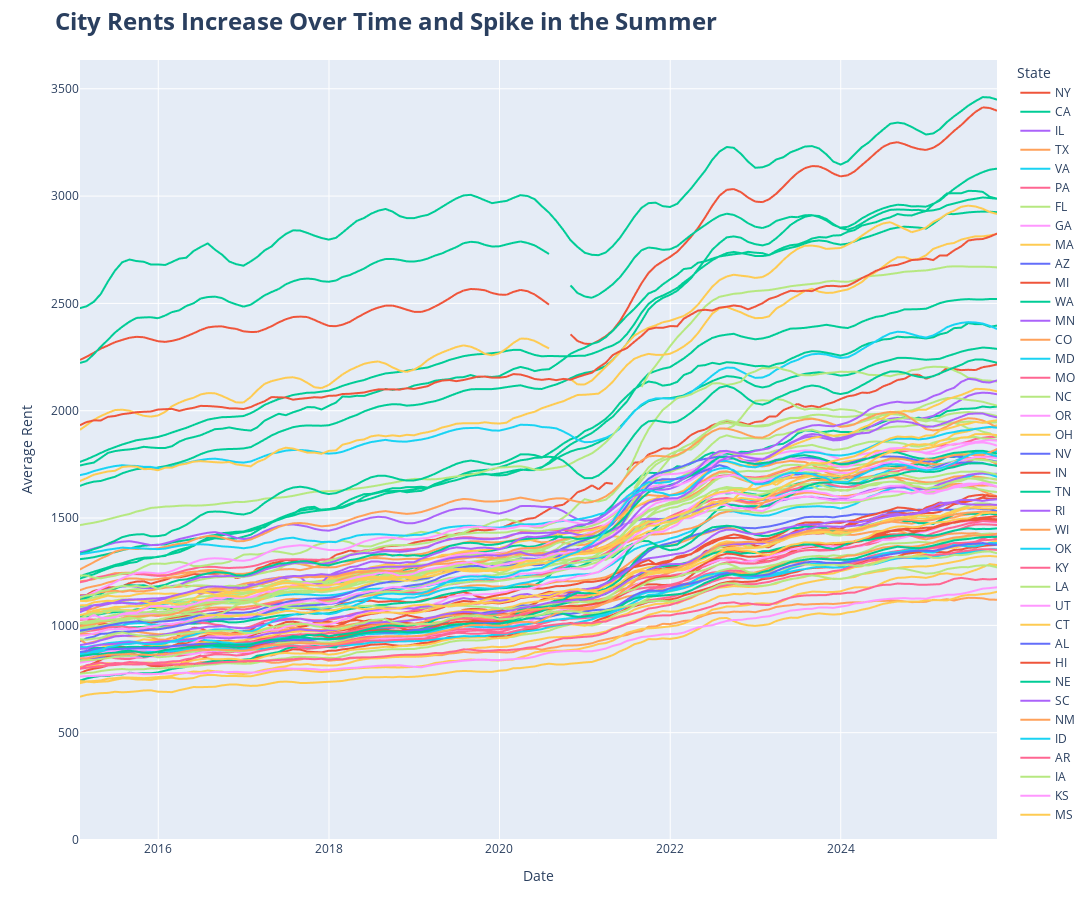

The cell this chart's notebook holds for it:
### Code cell
# https://plotly.com/python/line-charts/

max_y = melted_Homes['Value'].max() * 1.05
min_y = 0

fig = px.line(melted_Homes,
             x = 'Date',
             y = 'Value',
             color = 'StateName', # maybe change this later but cool to group together states
             hover_name = 'RegionName', # change hover to have cooler stuff later
             line_group = 'RegionName',
             # color_discrete_sequence = px.colors.qualitative.Set1,
             labels = {
                 'RegionName':'City',
                 'StateName':'State',
                 'Date':'Date',
                 'Value':'Average Rent'
             },
             width = 1400,
             height = 920,
             range_y = [min_y, max_y],
             # hover_data = {'Importance':False,
             #              'Value':True,
             #              'Question':False,
             #              'ShortQ':False}
)

fig.update_layout(
    title = {'text':"City Rents Increase Over Time and Spike in the Summer", 'xanchor':'left', 'font':{'size':24,'weight':'bold'}} # go back and change title this is just for now
)

fig.write_image("AllStatesRentTimeSeries.png")

fig.write_html("AllStatesRentTimeSeries.html")

fig.show()
### INITAL VERSION not great way too many lines and colors, could gray them out but then state information is lost. So IDK what's best to do we'll go with this for now
# because interactive = can CLICK certain states
